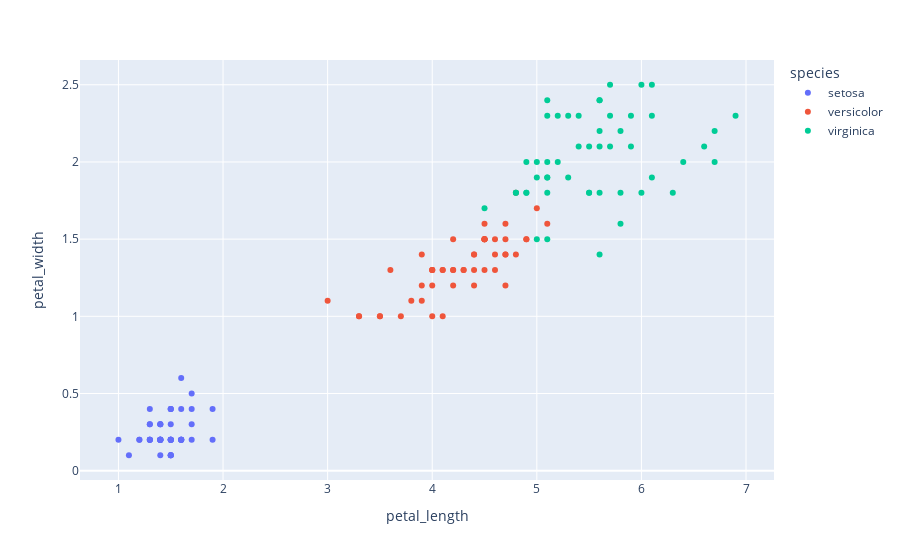

The code cell stored with this chart in its notebook:
### Code cell
fig = px.scatter(iris, x='petal_length', y='petal_width', color='species')
fig.show()

### Figure 1 — Plotly figure (JSON) as saved in the notebook; plotly's stock layout.template omitted (floating-point values rounded to 4 significant figures)
{"data": [{"hovertemplate": "species=setosa<br>petal_length=%{x}<br>petal_width=%{y}<extra></extra>", "legendgroup": "setosa", "marker": {"color": "#636efa", "symbol": "circle"}, "mode": "markers", "name": "setosa", "orientation": "v", "showlegend": true, "type": "scatter", "x": [1.4, 1.4, 1.3, 1.5, 1.4, 1.7, 1.4, 1.5, 1.4, 1.5, 1.5, 1.6, 1.4, 1.1, 1.2, 1.5, 1.3, 1.4, 1.7, 1.5, 1.7, 1.5, 1, 1.7, 1.9, 1.6, 1.6, 1.5, 1.4, 1.6, 1.6, 1.5, 1.5, 1.4, 1.5, 1.2, 1.3, 1.5, 1.3, 1.5, 1.3, 1.3, 1.3, 1.6, 1.9, 1.4, 1.6, 1.4, 1.5, 1.4], "xaxis": "x", "y": [0.2, 0.2, 0.2, 0.2, 0.2, 0.4, 0.3, 0.2, 0.2, 0.1, 0.2, 0.2, 0.1, 0.1, 0.2, 0.4, 0.4, 0.3, 0.3, 0.3, 0.2, 0.4, 0.2, 0.5, 0.2, 0.2, 0.4, 0.2, 0.2, 0.2, 0.2, 0.4, 0.1, 0.2, 0.1, 0.2, 0.2, 0.1, 0.2, 0.2, 0.3, 0.3, 0.2, 0.6, 0.4, 0.3, 0.2, 0.2, 0.2, 0.2], "yaxis": "y"}, {"hovertemplate": "species=versicolor<br>petal_length=%{x}<br>petal_width=%{y}<extra></extra>", "legendgroup": "versicolor", "marker": {"color": "#EF553B", "symbol": "circle"}, "mode": "markers", "name": "versicolor", "orientation": "v", "showlegend": true, "type": "scatter", "x": [4.7, 4.5, 4.9, 4, 4.6, 4.5, 4.7, 3.3, 4.6, 3.9, 3.5, 4.2, 4, 4.7, 3.6, 4.4, 4.5, 4.1, 4.5, 3.9, 4.8, 4, 4.9, 4.7, 4.3, 4.4, 4.8, 5, 4.5, 3.5, 3.8, 3.7, 3.9, 5.1, 4.5, 4.5, 4.7, 4.4, 4.1, 4, 4.4, 4.6, 4, 3.3, 4.2, 4.2, 4.2, 4.3, 3, 4.1], "xaxis": "x", "y": [1.4, 1.5, 1.5, 1.3, 1.5, 1.3, 1.6, 1, 1.3, 1.4, 1, 1.5, 1, 1.4, 1.3, 1.4, 1.5, 1, 1.5, 1.1, 1.8, 1.3, 1.5, 1.2, 1.3, 1.4, 1.4, 1.7, 1.5, 1, 1.1, 1, 1.2, 1.6, 1.5, 1.6, 1.5, 1.3, 1.3, 1.3, 1.2, 1.4, 1.2, 1, 1.3, 1.2, 1.3, 1.3, 1.1, 1.3], "yaxis": "y"}, {"hovertemplate": "species=virginica<br>petal_length=%{x}<br>petal_width=%{y}<extra></extra>", "legendgroup": "virginica", "marker": {"color": "#00cc96", "symbol": "circle"}, "mode": "markers", "name": "virginica", "orientation": "v", "showlegend": true, "type": "scatter", "x": [6, 5.1, 5.9, 5.6, 5.8, 6.6, 4.5, 6.3, 5.8, 6.1, 5.1, 5.3, 5.5, 5, 5.1, 5.3, 5.5, 6.7, 6.9, 5, 5.7, 4.9, 6.7, 4.9, 5.7, 6, 4.8, 4.9, 5.6, 5.8, 6.1, 6.4, 5.6, 5.1, 5.6, 6.1, 5.6, 5.5, 4.8, 5.4, 5.6, 5.1, 5.1, 5.9, 5.7, 5.2, 5, 5.2, 5.4, 5.1], "xaxis": "x", "y": [2.5, 1.9, 2.1, 1.8, 2.2, 2.1, 1.7, 1.8, 1.8, 2.5, 2, 1.9, 2.1, 2, 2.4, 2.3, 1.8, 2.2, 2.3, 1.5, 2.3, 2, 2, 1.8, 2.1, 1.8, 1.8, 1.8, 2.1, 1.6, 1.9, 2, 2.2, 1.5, 1.4, 2.3, 2.4, 1.8, 1.8, 2.1, 2.4, 2.3, 1.9, 2.3, 2.5, 2.3, 1.9, 2, 2.3, 1.8], "yaxis": "y"}], "layout": {"legend": {"title": {"text": "species"}, "tracegroupgap": 0}, "margin": {"t": 60}, "xaxis": {"anchor": "y", "domain": [0, 1], "title": {"text": "petal_length"}}, "yaxis": {"anchor": "x", "domain": [0, 1], "title": {"text": "petal_width"}}}}
